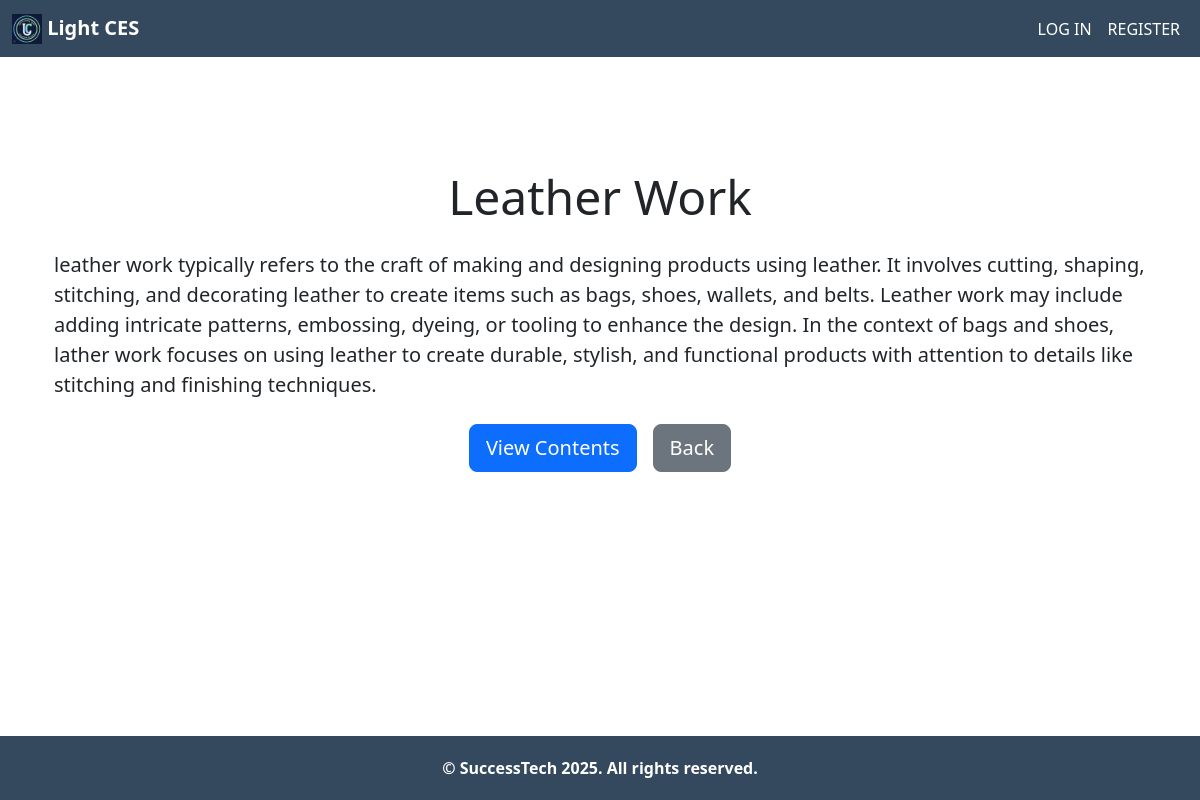
/courses/courses/4/, run on the app's committed database.
### courses/models.py (models this page shows, shortened)
class Course(models.Model):
    title = models.CharField(max_length=100)
    description = models.TextField()
    staff = models.ForeignKey(User, on_delete=models.SET_NULL, null=True)
    created_at = models.DateTimeField(auto_now_add=True)

### courses/views.py (the view)
# urls.py: path('courses/<int:course_id>/', views.course_detail, name='course_detail'),  # Detail view
def course_detail(request, course_id):
    course = get_object_or_404(Course, id=course_id)
    return render(request, "courses/course_detail.html", {"course": course})

### courses/templates/courses/course_detail.html
{% extends 'main/base.html' %}
{% block content %}
<div class="container py-5">
    <div class="text-center mb-4">
        <h1 class="display-5">{{ course.title|title }}</h1>
    </div>
    <div class="mb-4">
        <p class="lead">{{ course.description }}</p>
    </div>
    <div class="d-flex justify-content-center gap-3">
        <a href="{% url 'main:contents:course_contents' course.id %}" class="btn btn-primary btn-lg">
            View Contents
        </a>
        <a href="{% url 'main:courses:courses' %}" class="btn btn-secondary btn-lg">
            Back
        </a>
    </div>
</div>
{% endblock %}

### static/css/styles.css (style rules this page uses)
html, body { height: 100%; margin: 0; display: flex; flex-direction: column; padding-top: 60px; }
.container { flex: 1; padding-bottom: 30px; }

### data on the page
Course: title "Leather Work", description "leather work typically refers to the craft of making and designing products using leather. It involves cutting, shaping, stitching, and decorating leather to create items such as bags, shoes, wallets, and belts. Leather work may include adding intricate patterns, embossing, dyeing, or tooling to enhance the design. In the context of bags and shoes, lather work focuses on using leather to create durable, stylish, and functional products with attention to details like stitching and finishing techniques."
